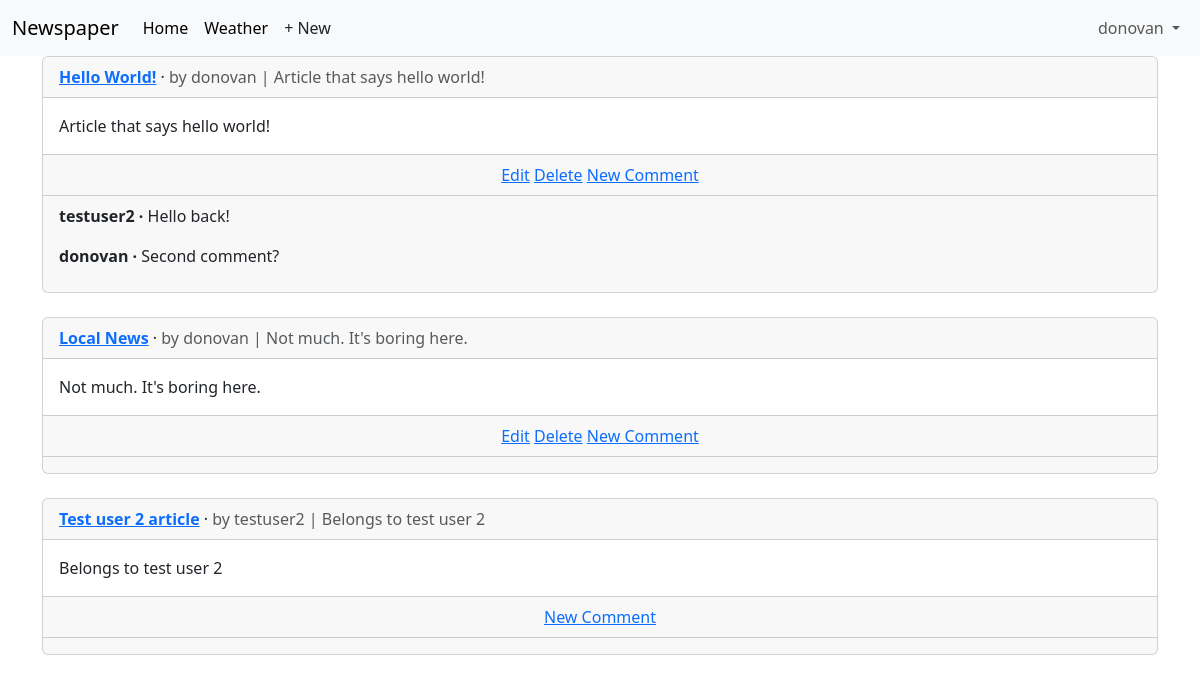
/articles/ (signed in), run on the app's committed database.
### accounts/models.py (models this page shows)
class CustomUser(AbstractUser):
    age = models.PositiveIntegerField(null=True, blank=True)

### articles/models.py (models this page shows, shortened)
class Article(models.Model):
    title = models.CharField(max_length=255)
    body = models.TextField()
    date = models.DateTimeField(auto_now_add=True)
    author = models.ForeignKey(
        settings.AUTH_USER_MODEL,
        on_delete=models.CASCADE,
    )
    def get_absolute_url(self):
        return reverse("article_detail", kwargs={"pk": self.pk})

class Comment(models.Model):
    article = models.ForeignKey(Article, on_delete=models.CASCADE)
    comment = models.CharField(max_length=140)
    author = models.ForeignKey(
        settings.AUTH_USER_MODEL,
        on_delete=models.CASCADE,
    )
    def __str__(self):
        return self.comment

### articles/views.py (the view)
# urls.py: path("", ArticleListView.as_view(), name="article_list"),
class ArticleListView(LoginRequiredMixin, ListView):
    model = Article
    template_name = "article_list.html"

### templates/article_list.html (shortened to what this page needs)
{% extends "base.html" %}
{% block content %}
{% for article in article_list %}
<div class="card">
    <div class="card-header">
        <span class="fw-bold">
            <a href="{{ article.get_absolute_url }}">{{ article.title }}</a>
        </span> &middot;
        <span class="text-muted">by {{ article.author }} |
            {{ article.body }}</span>
    </div>
    <div class="card-body">
        {{ article.body }}
    </div>
    <div class="card-footer text-center text-muted">
        {% if article.author.pk == request.user.pk %}
        <a href="{% url 'article_edit' article.pk %}">Edit</a>
        <a href="{% url 'article_delete' article.pk %}">Delete</a>
        {% endif %}
        <a href="{{ article.get_absolute_url }}">New Comment</a>
    </div>
    <div class="card-footer">
        {% for comment in article.comment_set.all %}
        <p>
            <span class="fw-bold">
                {{ comment.author }} &middot;
            </span>
            {{ comment }}
        </p>
        {% endfor %}
    </div>
</div>
<br />
{% endfor %}
{% endblock content %}

### templates/base.html (shortened to what this page needs)
<!DOCTYPE html>
<html>
<head>
    <link href="https://cdn.jsdelivr.net/npm/bootstrap@5.3.8/dist/css/bootstrap.min.css" rel="stylesheet">
</head>
<body>
    <nav class="navbar navbar-expand-lg bg-body-tertiary">
        <div class="container-fluid">
            <a class="navbar-brand" href="{% url 'home' %}">Newspaper</a>
            <div class="collapse navbar-collapse" id="navbarSupportedContent">
                <ul class="navbar-nav me-auto mb-2 mb-lg-0">
                    <li class="nav-item">
                        <a class="nav-link active" aria-current="page" href="{% url 'home' %}">Home</a>
                    </li>
                    <li class="nav-item">
                        <a class="nav-link active" aria-current="page" href="{% url 'weather' %}">Weather</a>
                    </li>
                    {% if user.is_authenticated %}
                    <li><a href="{% url 'article_new' %}" class="nav-link px-2 link-dark">+ New</a></li>
                </ul>
                <div class="mr-auto">
                    <ul class="navbar-nav">
                        <li class="nav-item dropdown">
                            <a class="nav-link dropdown-toggle" href="#" role="button"
                                data-bs-toggle="dropdown" aria-expanded="false">
                                {{ user.username }}
                            </a>
                        </li>
                {% endif %}
            </div>
        </div>
    </nav>
    <main>
        <div class="container">
            {% block content %}
            {% endblock content %}
        </div>
    </main>
</body>
</html>

### data on the page
CustomUser: username "donovan"
Article: title "Hello World!", author "donovan", body "Article that says hello world!", shows "Edit"
Comment: author "testuser2", comment "Hello back!"
Comment: author "donovan", comment "Second comment?"
Article: title "Local News", author "donovan", body "Not much. It's boring here.", shows "Edit"
Article: title "Test user 2 article", author "testuser2", body "Belongs to test user 2"
